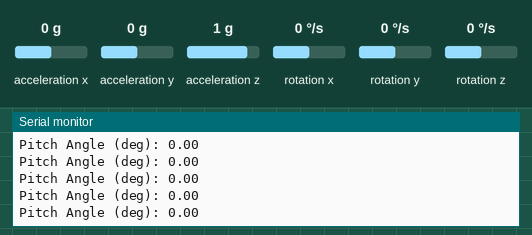
The sketch below on a simulated ESP32. Shown: the last lines printed to the serial monitor. The inputs (shaded band) are chosen by the test bench; at power-on: acceleration y 0 g, acceleration z 1 g, rotation x 0 °/s, acceleration x 0 g, rotation y 0 °/s, rotation z 0 °/s.

Above: at 1.2 s.
1.3 s: acceleration y set to 0.8 g
At 2.0 s:
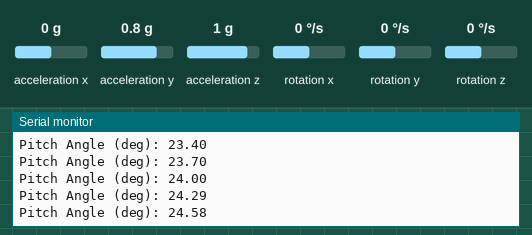
4.3 s: acceleration z set to -1.4 g
At 5.1 s:
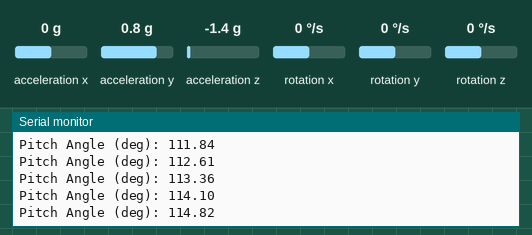
5.8 s: rotation x set to -192 °/s
At 6.4 s:
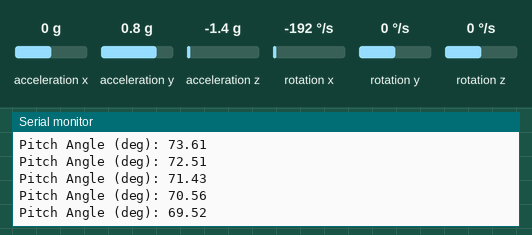
Timing chart, 0 to 8.8 s (numbered marks = the images above; inputs shaded):
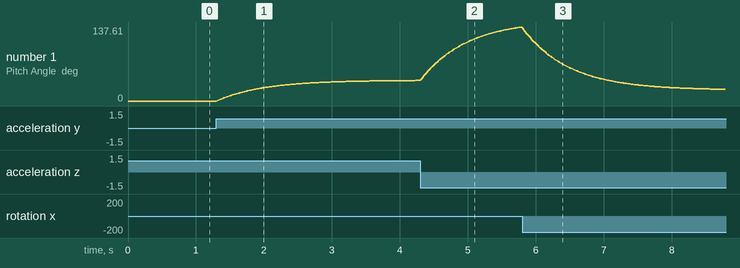

Measured:
- after the input at 1.3 s, the serial monitor: prints a new line at once (image 1)
- plotted number 1: 0 → 38.18 after the input at 1.3 s

The sketch:

pitch_angle_mpu6050.ino
```cpp
#include <Wire.h>
#include <MPU6050.h>

MPU6050 mpu;

float accAngle, gyroRate, fusedAngle = 0.0;
float alpha = 0.98;
unsigned long lastTime;

void setup() {
  Serial.begin(19600);
  Wire.begin(21, 22);  // SDA = 21, SCL = 22

  mpu.initialize();
  if (!mpu.testConnection()) {
    Serial.println("MPU6050 connection failed");
    while (1);
  }

  Serial.println("MPU6050 initialized!");
  lastTime = millis();
}

void loop() {
  // Read raw data
  int16_t ax, ay, az, gx, gy, gz;
  mpu.getMotion6(&ax, &ay, &az, &gx, &gy, &gz);

  // Convert accelerometer to angle (pitch)
  accAngle = atan2(ay, az) * 180 / PI;

  // Convert gyro x-axis to deg/sec
  gyroRate = gx / 131.0;

  // Time difference
  unsigned long now = millis();
  float dt = (now - lastTime) / 1000.0;
  lastTime = now;

  // Complementary filter fusion
  fusedAngle = alpha * (fusedAngle + gyroRate * dt) + (1 - alpha) * accAngle;

  Serial.print("Pitch Angle (deg): ");
  Serial.println(fusedAngle);

  delay(10);
}
```
